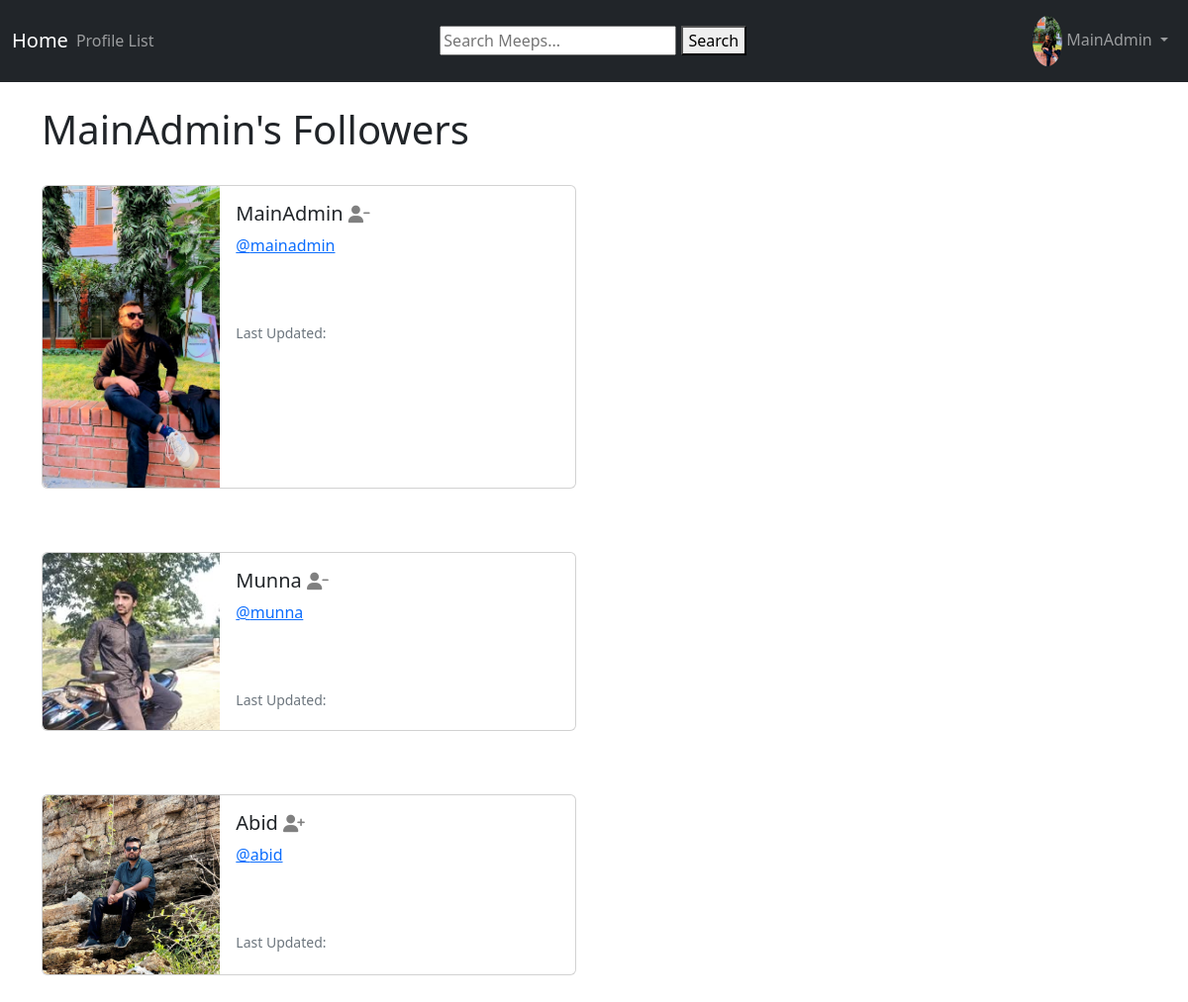
Page /profile/1/followers/ (signed in) on the committed database.
### musker/models.py (models this page shows, shortened)
class Profile(models.Model):
    user = models.OneToOneField(User, on_delete=models.CASCADE)
    follows = models.ManyToManyField("self", related_name="followed_by", symmetrical=False, blank=True)
    data_modified = models.DateTimeField(User, auto_now=True)
    profile_image = models.ImageField(null=True, blank=True, upload_to="images/")
    profile_bio = models.CharField(null=True, blank=True, max_length=500)
    homepage_link = models.CharField(null=True, blank=True, max_length=100)
    facebook_link = models.CharField(null=True, blank=True, max_length=100)
    instagram_link = models.CharField(null=True, blank=True, max_length=100)
    linkedin_link = models.CharField(null=True, blank=True, max_length=100)

### musker/views.py (the view)
# urls.py: path('profile/<int:pk>/followers/', views.followers, name='followers'),
def followers(request, pk):
	if request.user.is_authenticated:
		if request.user.id == pk:
			profiles = Profile.objects.get(user_id=pk)
			return render(request, 'followers.html', {"profiles": profiles})
		else:
			messages.error(request, "That's Not Your Profile Page...")
			return redirect('home')
	else:
		messages.error(request, "You Must Be Logged In To View This Page...")
		return redirect('home')

### musker/templates/followers.html
{% extends 'base.html' %}
{% load static %}
{% block content %}
  <h1>{{ request.user.username }}'s Followers</h1>
  <br/>
  {% if profiles %}
    {% for profile in profiles.followed_by.all %}
      <div class="card mb-3" style="max-width: 540px;">
        <div class="row g-0">
          <div class="col-md-4">
            {% if profile.profile_image %}
              <img src="{{ profile.profile_image.url }}" width="200" height="200" class="img-fluid rounded-start" alt="{{ profile.user.username }}">
            {% else %}
              <img src="{% static 'images/default_profile_pic.png' %}" class="img-fluid rounded-start" alt="Profile Image">
            {% endif %}
          </div>
          <div class="col-md-8">
            <div class="card-body">
              <h5 class="card-title">
                {{ profile.user.username }}
                {% if profile in profiles.follows.all %}
                  <a href="{% url 'unfollow' profile.user.id %}">
                    <i class="fa fa-user-minus small" style="color:gray"></i>
                  </a>
                {% else %}
                  <a href="{% url 'follow' profile.user.id %}">
                    <i class="fa fa-user-plus small" style="color:gray"></i>
                  </a>
                {% endif %}
              </h5>
              <p class="card-text">
                <a href="{% url 'profile' profile.user.id %}">@{{ profile.user.username|lower }}</a>
              </p>
              <br/><br/>
              <p class="card-text"><small class="text-muted">Last Updated: {{ profile.date_modified }}</small></p>
            </div>
          </div>
        </div>
      </div>
      <br/><br/>
    {% endfor %}
  {% else %}
    <p>No followers yet!</p>
  {% endif %}
{% endblock %}

### musker/templates/navbar.html (shortened to what this page needs)
{% load static %}
<nav class="navbar navbar-expand-lg navbar-dark bg-dark">
  <div class="container-fluid">
    <a class="navbar-brand mx-auto" href="{% url 'home' %}">Home</a>
    <div class="collapse navbar-collapse" id="navbarNav">
      <ul class="navbar-nav me-auto mb-2 mb-lg-0">
        {% if user.is_authenticated %}
          <li class="nav-item">
            <a class="nav-link" href="{% url 'profile_list' %}">Profile List</a>
          </li>
        {% endif %}
      </ul>
      <form method="get" action="{% url 'search' %}">
        <input type="text" name="search" placeholder="Search Meeps..." required>
        <button type="submit">Search</button>
      </form>
      {% if user.is_authenticated %}
        <ul class="navbar-nav ms-auto">
          <li class="nav-item dropdown">
            <a class="nav-link dropdown-toggle" href="#" id="navbarDropdown" role="button" data-bs-toggle="dropdown" aria-expanded="false">
              {% if user.profile.profile_image %}
                <img src="{{ user.profile.profile_image.url }}" class="rounded-circle" width="30" alt="Profile Image">
              {% else %}
                <img src="{% static 'images/default_profile_pic.png' %}" class="img-fluid rounded-circle" alt="Default Profile" width="30">
              {% endif %}
              {{ user.username }}
            </a>
          </li>
        </ul>
      {% endif %}
    </div>
  </div>
</nav>

### rows in the picture
Profile: profile_image (picture), user.username "MainAdmin", user.username "mainadmin"
Profile: profile_image (picture), user.username "Munna", user.username "munna"
Profile: profile_image (picture), user.username "Abid", user.username "abid"

### other values in the picture
{{ user.username }} "MainAdmin"
{{ request.user.username }} "MainAdmin"
